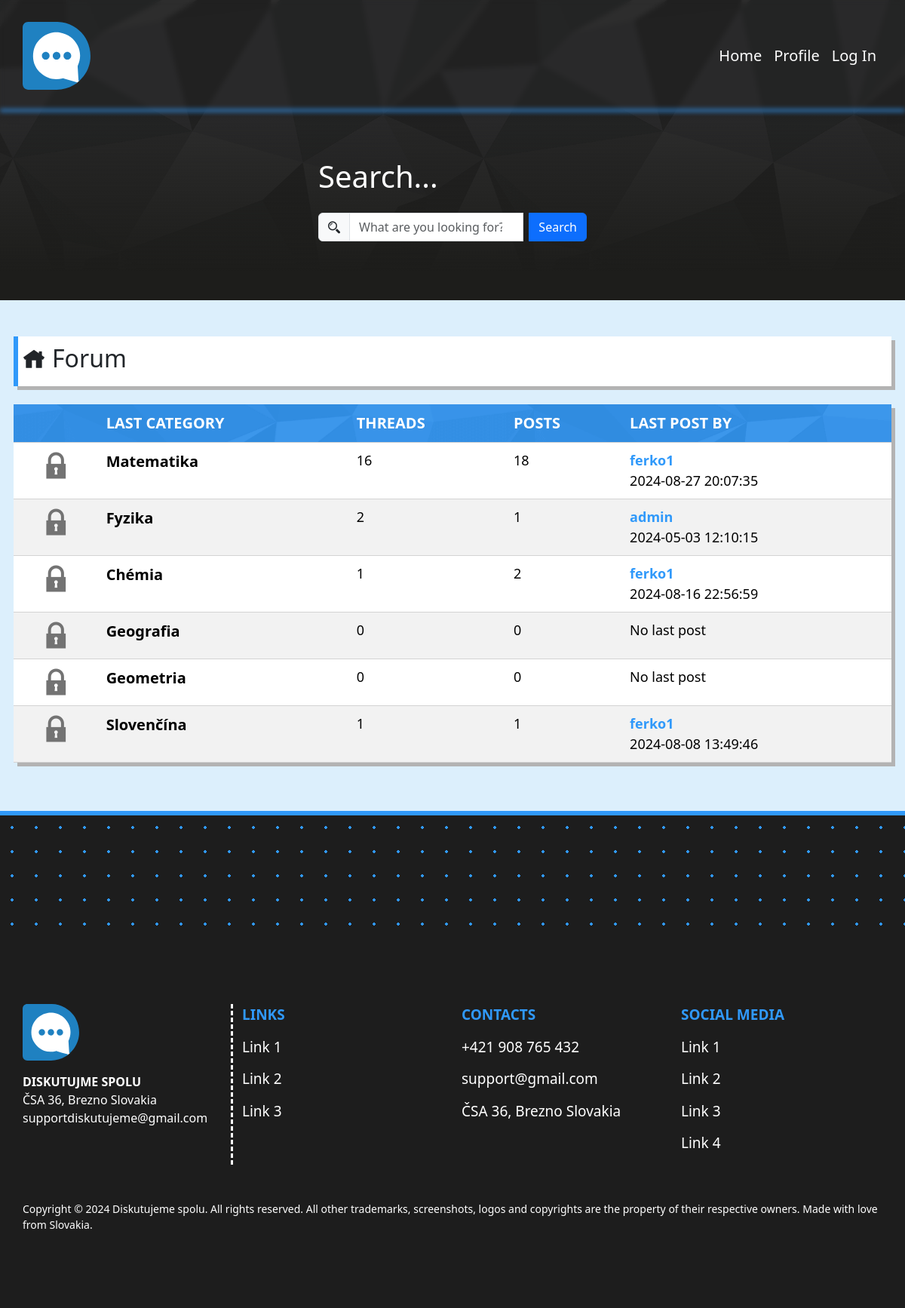
The page / on the database its author committed.
### tables this page shows
CREATE TABLE `category` (
  `id` int(11) NOT NULL,
  `name` varchar(64) NOT NULL,
  `description` varchar(256) NOT NULL
);

CREATE TABLE `users` (
  `id` int(11) NOT NULL,
  `username` varchar(16) NOT NULL,
  `email` varchar(128) NOT NULL,
  `password` text NOT NULL,
  `joined` timestamp NOT NULL DEFAULT current_timestamp(),
  `status` enum('user','admin') NOT NULL DEFAULT 'user'
);

CREATE TABLE `post` (
  `id` int(11) NOT NULL,
  `message` varchar(1024) NOT NULL,
  `author` int(11) NOT NULL,
  `date` timestamp NULL DEFAULT current_timestamp(),
  `thread` int(11) NOT NULL
);

### database.php (called while the page is built, shortened)
<?php
$mysqli = new mysqli("localhost", "root", "root", "diskutujme");
$mysqli->set_charset('utf8');
class database {
	public function select_sql_query($table_name, $items_to_select, $conditions = null, $order_by = null, $page = null, $limit = 10) {
	    global $mysqli;
	    $items = implode(", ", $items_to_select);
	    $where_clause = "1";
	    if ($conditions != null) {
	        $where_clause = implode(" AND ", $conditions);
	    }
	    $order_clause = "";
	    $offset = "";
	    if ($page != null) {
	        $offset = "LIMIT $limit OFFSET " . ($page - 1) * $limit;
	    }
	    $sql_query = "SELECT $items FROM $table_name WHERE $where_clause $order_clause $offset";
	    $result = $mysqli->query($sql_query);
	    $rows = array();
	    while ($row = mysqli_fetch_assoc($result)) {
	        $rows[] = $row;
	    }
	    return $rows;
	}
	public function count_sql_query($table_name, $items_to_select, $conditions = null) {
		global $mysqli;
	    $items = implode(", ", $items_to_select);
	    $where_clause = "1";
	    if ($conditions != null) {
	        $where_clause = implode(" AND ", $conditions);
	    }
	    $sql_query = "SELECT COUNT($items) as total FROM $table_name WHERE $where_clause";
	    $result = $mysqli->query($sql_query);
	    $row = mysqli_fetch_assoc($result);
	    return $row["total"];
	}
	public function order_sql_query($table_name, $items_to_select, $conditions = null, $order = null, $desc = "DESC", $limit = 10) {
		global $mysqli;
	    $items = implode(", ", $items_to_select);
	    $where_clause = "1";
	    if ($conditions != null) {
	        $where_clause = implode(" AND ", $conditions);
	    }
	    $order_clause = "";
	    if ($order != null) {
	        $order_clause = "ORDER by $order $desc";
	    }
	    $sql_query = "SELECT $items FROM $table_name WHERE $where_clause $order_clause LIMIT $limit";
	    $result = $mysqli->query($sql_query);
	    $rows = array();
	    while ($row = mysqli_fetch_assoc($result)) {
	        $rows[] = $row;
	    }
	    return $rows;
	}
}
class validation extends database {
	public function is_log($field) {
		if (isset($_SESSION[$field]) && !empty($_SESSION[$field])) {
			return true;
		} else {
			return false;
		}
	}
}
?>

### index.php (the view, shortened to what this page needs)
<?php
$css = "index.css";
include("head.php");
include("header.php");?>
<?php
	$val = new validation;
?>
<section id="last-posts-section" class="col-12 py-5 px-0">
	<div class="heading">
		<h2><i class="icofont-home me-2"></i>Forum</h2>
	</div>
	<table class="mt-4 table table-striped">
	  <tr>
	  	<th></th>
	    <th>Last category</th>
	    <th class="d-none d-md-table-cell d-lg-table-cell">Threads</th>
	    <th class="d-none d-md-table-cell d-lg-table-cell">Posts</th>
	    <th>Last Post By</th>
	  </tr>
	    <?php
	    	$dat = new database;
	    	$row = $dat->select_sql_query("category", ["*"],0,[], 1, 6);
	    	for ($i=0; $i < count($row) ; $i++) {
	    		echo "<tr>";
				if($val->is_log("username")) {
					echo "<td class='text-center'><i class='icofont-chat'></i></td>";
				} else {
					echo "<td class='text-center'><i class='icofont-lock'></i></td>";
				}
	    		echo "<td><a href='category.php?catname=".$row[$i]["name"]."&id=".$row[$i]["id"]."&page=1' class='category-name'>".$row[$i]["name"]."</a></td>";
				echo "<td class='d-none d-md-table-cell d-lg-table-cell'>".$dat->count_sql_query("thread", ["*"],["category = ".$row[$i]['id']])."</td>";
				$row_thread = $dat->select_sql_query("thread", ["id"], ["category = ".$row[$i]['id']]);
				if(empty($row_thread)) {
					echo "<td class='d-none d-md-table-cell d-lg-table-cell'>0</td>";
					echo "<td>No last post</td>";
				} else {
					$thread_id = array_column($row_thread, 'id');
					$condition = "thread IN (" . implode(",", $thread_id) . ")";
					echo "<td class='d-none d-md-table-cell d-lg-table-cell'>".$dat->count_sql_query("post", ["*"],[$condition])."</td>";
					$post_author = $dat->order_sql_query("post", ["author", "date"], [$condition], "id", "DESC", 1);
					$author = $dat->select_sql_query("users", ["username"], ["id =". $post_author[0]["author"]]);
					echo "<td><a class='author-name' href='profile.php?name=".$author[0]["username"]."'>".$author[0]["username"]."</a>".$post_author[0]["date"]."</td>";
				}
	    		echo "</tr>";
	    	}
	    ?>
	</table>
</section>
<?php include("footer.php");?>

### head.php (shortened to what this page needs)
<!DOCTYPE html>
<html lang="sk">
<head>
    <link rel="stylesheet" type="text/css" href="css/bootstrap.min.css">
    <link rel="stylesheet" href="myCss/basic.css">
    <link rel="stylesheet" href="myCss/footer.css">
    <link rel="stylesheet" href="myCss/header.css">
    <link rel="stylesheet" href="icofont/icofont.min.css">
    <?php
    if (isset($css)) {
    	echo "<link rel='stylesheet' href='myCss/".$css."'>";
    }
    include("database.php")?>
</head>
<body>

### header.php (shortened to what this page needs)
<header>
  <div class="navigation py-3">
    <nav class="navbar navbar-expand-lg bg-transparent navbar-dark container">
      <div class="container-fluid p-0">
        <a class="navbar-brand" href="index"><img src="img/logo.svg" height="90" width="auto"></a>
        <div class="collapse navbar-collapse justify-content-end" id="navbarNavAltMarkup">
          <div class="navbar-nav">
            <a class="nav-link" href="index.php">Home</a>
            <a class="nav-link" href="profile.php">Profile</a>
            <?php
              $val = new validation;
              if($val->is_log("username")) {
                echo '<a class="nav-link" href="index.php?logout=true">Log Out</a>';
              } else {
                echo '<a class="nav-link" href="login.php">Log In</a>';
              }
            ?>
          </div>
        </div>
      </div>
    </nav>
  </div>
  <div class="header-presentation">
    <div class="h-100 container">
      <div class="h-100 row justify-content-center align-items-center">
        <form class="col-lg-4 col-md-6 col-8">
          <h1 class="text-white mb-4">Search...</h1>
            <div class="input-group mb-3">
              <div class="input-group-text"><i class="icofont-search-2"></i></div>
              <input type="search" class="form-control me-2" placeholder="What are you looking for?" aria-label="Vyhľadávanie" aria-describedby="basic-addon2" id="search">
              <button class="btn btn-primary" type="button" id="button-addon2">Search</button>
            </div>
          </form>
      </div>
    </div>
  </div>
</header>
<div class="container p-0">
<main class="row justify-content-center align-items-center">

### footer.php (shortened to what this page needs)
</main>
</div>
<footer>
	<div class="dotted-effect"></div>
	<div class="container bottom">
		<div class="row">
			<div class="col-lg-3 d-lg-inline d-none" id="footer-logo">
				<img src="img/logo.svg" height="75" width="auto" class="mb-3">
				<p class="text-uppercase fw-bold">Diskutujme spolu</p>
				<p>ČSA 36, Brezno Slovakia</p>
				<p>supportdiskutujeme@gmail.com</p>
			</div>
			<div class="col-lg-3 col-12 bottom-text text-lg-start text-center">
				<p class="text-uppercase fw-bold">Links</p>
				<p>Link 1</p>
				<p>Link 2</p>
				<p>Link 3</p>
			</div>
			<div class="col-lg-3 col-12 bottom-text text-lg-start text-center">
				<p class="text-uppercase fw-bold">Contacts</p>
				<p>+421 908 765 432</p>
				<p>support@gmail.com</p>
				<p>ČSA 36, Brezno Slovakia</p>
			</div>
			<div class="col-lg-3 col-12 bottom-text text-lg-start text-center">
				<p class="text-uppercase fw-bold">Social media</p>
				<p>Link 1</p>
				<p>Link 2</p>
				<p>Link 3</p>
				<p>Link 4</p>
			</div>
		</div>
		<div class="mt-5 text-lg-start text-center" id="copyright"><p>Copyright &copy; 2024 Diskutujeme spolu. All rights reserved. All other trademarks, screenshots, logos and copyrights are the property of their respective owners.
Made with love from Slovakia.</p></div>
	</div>
</footer>
</body>
</html>

### myCss/basic.css (style rules this page uses)
:root { --blue: #3099FA; --grey: #737373; --lightblue: #DCEFFC; --black: #1d1d1d; }
a { text-decoration: none; }
body { background: var(--lightblue); }
main { min-height: calc(100vh - 350px); }
* { margin: 0; padding: 0; box-sizing: border-box; }

### myCss/footer.css (style rules this page uses)
footer { width: 100%; background: var(--black); color: white; border-top: 6px solid var(--blue); }
footer p { margin: 0; }
#footer-logo { border-right: 3px dashed white; }
footer .bottom { padding: 100Px 0px; }
.bottom-text p { margin: 14px 0px; font-size: 19px; }
.bottom-text > :first-child { margin-top: 0; color: var(--blue); }
#copyright { font-size: 14px; }
.dotted-effect { padding: 75px 0px; background-image: radial-gradient(#3099fa 2px, transparent 2px); background-size: 32px 32px; }

### myCss/header.css (style rules this page uses)
header { background: var(--black) url("../img/background.png") fixed; }
.navigation { background: inherit; box-shadow: 0 0 1rem 0 rgba(0,0,0,.2); position: relative; z-index: 1; }
.navigation:before { content: ""; z-index: -1; position: absolute; filter: blur(3px); top: 0; left: 0; bottom: 0; right: 0; background: inherit; border-bottom: 3px solid var(--blue) }
.nav-link { font-size: 20px; position: relative; color: white; font-weight: 400; }
.nav-link::after { content: ''; position: absolute; bottom: -2px; left: 0; width: 0; height: 2px; background-color: var(--blue); transition: width 0.3s; }
.header-presentation { height: 250px; background: linear-gradient(0deg,rgb(29,29,27) 15%,rgba(0,0,0,0) 100%); }

### myCss/index.css (style rules this page uses)
#last-posts-section table { box-shadow:5px 5px #b3b3b3; }
#last-posts-section th { background: var(--blue) url("../img/background.png") fixed; text-transform: uppercase; font-size: 20px; padding: 10px 10px; color: white; }
#last-posts-section tr { border-bottom: 1px solid lightgrey; }
#last-posts-section td { font-size: 18px; padding: 10px 10px; background: white; }
.heading { padding: 10px 5px; background: white; box-shadow:5px 5px #b3b3b3; border-left: 6px solid var(--blue); }
.icofont-lock, .icofont-chat, .icofont-papers { font-size: 40px; color: var(--grey) }
.category-name { margin: 0; font-size: 20px; font-weight: bold; color: black; }
.author-name { margin: 0; font-size: 18px; font-weight: bold; color: var(--blue); display: block; }

### rows shown on the page
category: name "Matematika", count_sql_query "16", count_sql_query "18", users.username "ferko1", post.date "2024-08-27 20:07:35"
category: name "Fyzika", id "2", count_sql_query "1", users.username "admin", date "2024-05-03 12:10:15"
category: name "Chémia", count_sql_query "1", count_sql_query "2", users.username "ferko1", post.date "2024-08-16 22:56:59"
category: name "Geografia", count_sql_query "0", shows "No last post"
category: name "Geometria", count_sql_query "0", shows "No last post"
category: name "Slovenčína", count_sql_query "1", users.username "ferko1", post.date "2024-08-08 13:49:46"
